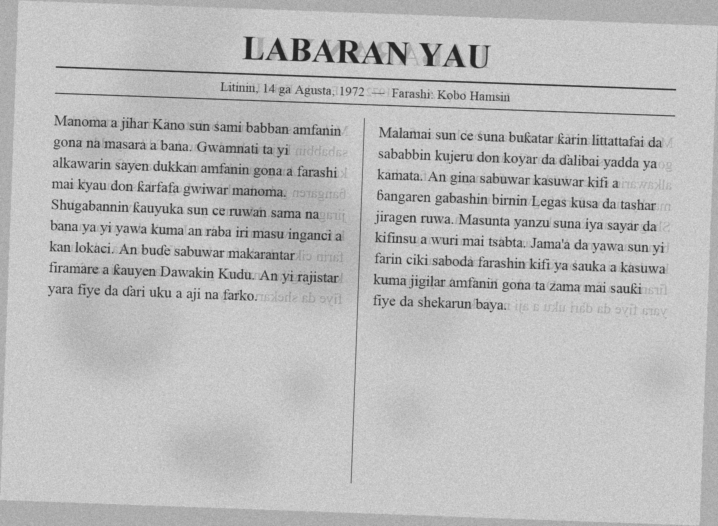
#> input picture data/newspaper_raw.png, 1436 x 1052 px (shown at 1/2 size)
$ jupyter execute --allow-errors 01_ocr_scan_to_text_EXECUTED_BACKUP.ipynb
#> lines starting #> are read from the running program, lines starting #| are printed output that depends on the picture; after the words box and inside, x2 and y2 are one past the last pixel; in counts of white or black regions, pixels touching at a corner belong together
# From Scanned Page to Machine-Readable Text
### *Daga takarda zuwa data* — Deep Learning Indaba, Lagos 2026

Much of Africa's written record exists only on paper: newspapers, manuscripts, court records, school and church registers. In this demo we take one old newspaper page and follow the steps that turn it into text a computer can use.

The question for the next 12 minutes:

> *"We have the archives. Is that not enough?"*

The plan:
1. **The asset** — what an archive really holds
2. **The work** — the steps that turn a scan into text
3. **The result, and the gap** — what we recovered, and what is still missing

Note: cells with a grey title contain setup code. They are collapsed to keep the page short. Double-click any of them to read the code inside. Every other cell runs in front of you.

[cell 1]
#@title Setup — installs and data (double-click to read the code) { display-mode: "form" }
# Installs the Tesseract OCR engine and Python helpers, downloads the workshop
# data, and defines two small utilities.
import os, subprocess, sys

IN_COLAB = "google.colab" in sys.modules
if IN_COLAB:
    subprocess.run(["apt-get", "install", "-y", "-q", "tesseract-ocr"], capture_output=True)
    subprocess.run([sys.executable, "-m", "pip", "install", "-q", "pytesseract", "jiwer"],
                   capture_output=True)

REPO_URL = "https://github.com/abumafrim/indaba2026-ocr-audio"  # update if you fork
if os.path.exists("../data"):
    ROOT = ".."
elif os.path.exists("data"):
    ROOT = "."
else:
    ROOT = "indaba2026-ocr-audio"
    if not os.path.exists(os.path.join(ROOT, "data")):   # not downloaded yet
        result = subprocess.run(["git", "clone", "-q", REPO_URL + ".git", ROOT],
                                capture_output=True, text=True)
        if result.returncode != 0:
            raise RuntimeError("Could not download the workshop data. Git said: "
                               + result.stderr.strip())
DATA = os.path.join(ROOT, "data")

import cv2
import matplotlib.pyplot as plt
import numpy as np
import pytesseract
from jiwer import cer

# The repo ships its own OCR models (data/tessdata: eng + yor), so Tesseract
# reads them from a relative path — no system folders involved.
os.environ["TESSDATA_PREFIX"] = os.path.abspath(os.path.join(DATA, "tessdata"))

def show(*imgs, titles=None, height=5.5):
    """Display 1-3 images side by side."""
    fig, axes = plt.subplots(1, len(imgs), figsize=(7.5 * len(imgs), height))
    for ax, im, t in zip(np.atleast_1d(axes), imgs, (titles or [""] * len(imgs))):
        ax.imshow(im, cmap="gray", vmin=0, vmax=255)
        ax.set_title(t, fontsize=13)
        ax.axis("off")
    plt.tight_layout()
    plt.show()

def CER(truth_text, ocr_text):
    """Character error rate, in % — how far the OCR text is from the true text."""
    squash = lambda s: " ".join(s.split())
    return round(cer(squash(truth_text), squash(ocr_text)) * 100, 1)

#> (the rest of this cell did not finish here and is left out)

## Part 1 — The asset

Text reaches a computer in three main ways. It was typed on a computer from the start. Or someone typed it up later. Or it was scanned and converted. For most African-language text from before the 2000s, scanning is the only option.

Here is our page: a 1972 Hausa newspaper (made for this demo), the way it comes off a scanner in a media-house archive. It is tilted, it is stained, and the back page shows through the paper.

[cell 2]
scan = cv2.imread(os.path.join(DATA, "newspaper_raw.png"), cv2.IMREAD_GRAYSCALE)
#> scan is the input picture: shape (1052, 1436); min 33, max 224, mean 187.7
show(scan, titles=[f"One scanned page  ({scan.shape[1]}×{scan.shape[0]} pixels)"], height=8)

A person can read this page. Can a machine? Let us ask Tesseract, the most widely used free OCR engine, to read the page exactly as it was scanned.

#> (a cell that did not finish here is left out)

About 60% of the characters are wrong or out of place. Look closely and you will see two different failures. First, some characters are misread. Second, the tilt confused the engine about the two columns, so it wove them together: the output jumps from column one into column two in the middle of a sentence. Shuffled text is as useless as misread text for search, translation and training.

Having the data is not the same as being able to use it. So what does it take?

## Part 2 — The work

Each step below is a decision someone makes, code someone runs, and work someone is paid to do.

### Step 1 — Remove the noise
To the machine, the stains, the paper texture and the scanner noise all look like ink.

[cell 4]
denoised = cv2.fastNlMeansDenoising(scan, h=15)

zoom = (slice(230, 470), slice(80, 700))   # a few lines from column 1, enlarged
show(scan[zoom], denoised[zoom], titles=["Before: noise and stains", "After: denoised"], height=4)
#> call 2 of show, with height = 4
#> in show (call 2), `plt.show()`:
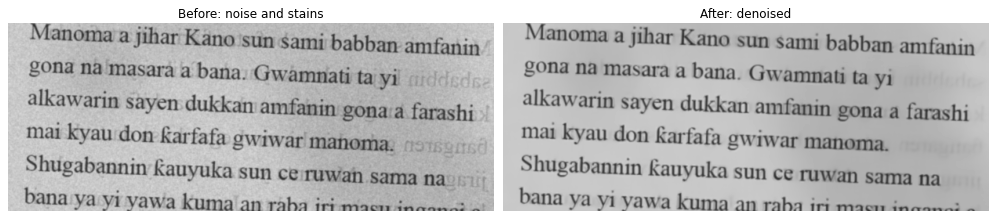
#> figure drawn by matplotlib, 2 panels

### Step 2 — Separate ink from paper
This step is called *binarization*: every pixel becomes pure black or pure white. It also removes the text showing through from the back page.

To decide where black ends and white begins, we use *Otsu's method*: it reads the brightness histogram of the page and automatically picks the cutoff that best separates dark ink from light paper.

[cell 5]
_, bw = cv2.threshold(denoised, 0, 255, cv2.THRESH_BINARY + cv2.THRESH_OTSU)
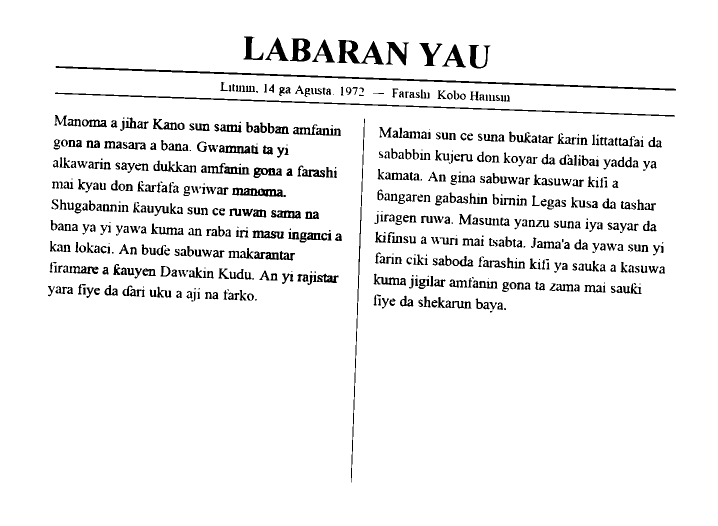
#> bw: shape (1052, 1436) (shown at 1/2 size); 94.3% white; 633 black regions (109 under 20 px), largest, box (x1, y1, x2, y2) and area: (111, 132, 1352, 181) 4484, (110, 185, 1350, 233) 3311, (674, 80, 768, 129) 1852

show(denoised[zoom], bw[zoom], titles=["Before: 256 shades of grey", "After: black or white only"], height=4)
#> call 3 of show, with height = 4
#> in show (call 3), `plt.show()`:
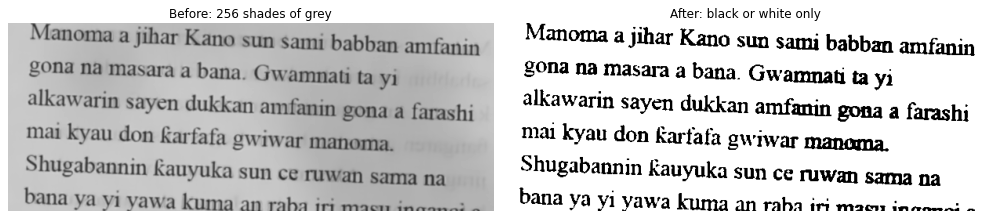
#> figure drawn by matplotlib, 2 panels

### Step 3 — Straighten the page
The page went into the scanner at an angle. OCR reads in straight lines, so we measure the tilt and rotate the page back. To measure it, we detect the long printed lines on the page and take the middle value of their slopes.

[cell 6]
edges = cv2.Canny(bw, 50, 150)
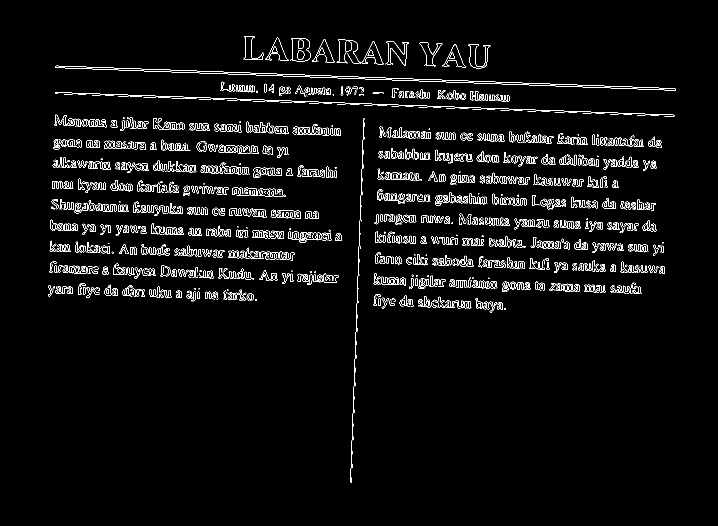
#> edges: shape (1052, 1436) (shown at 1/2 size); 3.4% white in thin lines or dots, all inside (x1, y1, x2, y2) = (96, 72, 1352, 965)
lines = cv2.HoughLinesP(edges, 1, np.pi / 360, threshold=200,
                        minLineLength=bw.shape[1] // 3, maxLineGap=20)
#> lines = 92 rows, first 6: [539, 151, 1351, 180], [111, 132, 771, 155], [827, 158, 1350, 177], [115, 185, 662, 204], [701, 964, 727, 237], [663, 205, 1346, 229]
slopes = [np.degrees(np.arctan2(y2 - y1, x2 - x1)) for x1, y1, x2, y2 in lines.reshape(-1, 4)]
#> slopes = 92 values, max 2.5 at index 82, min -87.95 at index 4, mean 1.03
angle = float(np.median([a for a in slopes if abs(a) < 30]))
#> angle = 2.01

h, w = bw.shape
#> h = 1052; w = 1436
M = cv2.getRotationMatrix2D((w // 2, h // 2), angle, 1.0)
#> M = [[0.999, 0.0351, -18], [-0.0351, 0.999, 25.5]]
straight = cv2.warpAffine(bw, M, (w, h), flags=cv2.INTER_CUBIC,
                          borderMode=cv2.BORDER_CONSTANT, borderValue=255)
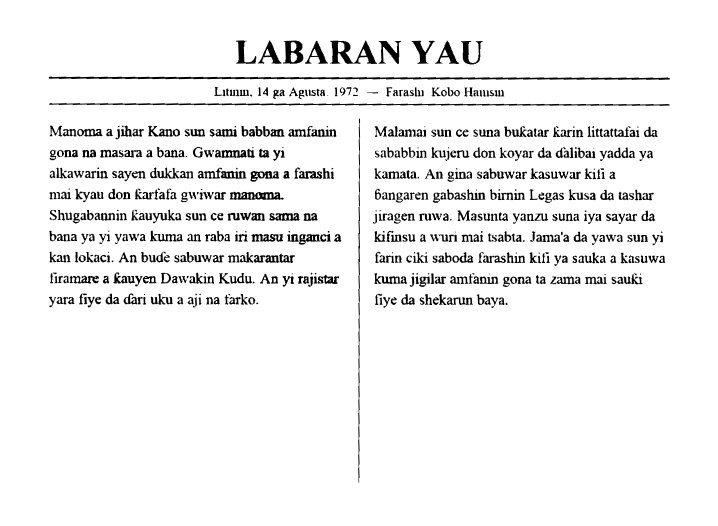
#> straight: shape (1052, 1436) (shown at 1/2 size); min 0, max 255, mean 240.4

print(f"Measured tilt: {angle:.1f}°")
#| Measured tilt: 2.0°
show(bw, straight, titles=["Tilted", "Straightened"], height=6)

### Read it again
Same page. Same OCR engine. Only the preparation changed.

#> (a cell that did not finish here is left out)

From about 60% wrong to under 2% wrong — and the two columns are now read in the correct order. The page can be searched, translated and used for training. That improvement is the value the preparation added.

## Part 3 — The gap software cannot close

Look closely at the result. Hausa uses the letters **ƙ, ɗ and ɓ**, and they change meaning: *ɗari* (hundred) is not *dari* (cold weather). Did these letters survive?

#> (a cell that did not finish here is left out)

All of them are gone, and no error message told us. The reason: we read a Hausa newspaper with an *English* OCR model. And we had no other choice:

#> (a cell that did not finish here is left out)

Where a community *has* built the data, the same free software keeps the language intact. Yoruba has a Tesseract model. Compare the two models on a Yoruba sentence with full tone marks:

[cell 10]
ysnippet = cv2.imread(os.path.join(DATA, "yoruba_snippet.png"), cv2.IMREAD_GRAYSCALE)
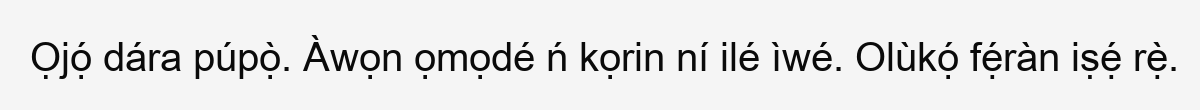
#> input picture data/yoruba_snippet.png, 1200 x 110 px
#> ysnippet is the input picture: shape (110, 1200); min 10, max 245, mean 228.7
#> (the rest of this cell did not finish here and is left out)

The English model drops the tone marks. The Yoruba model keeps most of them, because people collected Yoruba training data and built a model with it. **Models exist only for languages that have datasets.**

### Why this matters for the continent

When pages become text at scale:

- **Archives become searchable** — a journalist can find every mention of a town across 40 years of print.
- **The text becomes training data** — machine translation, spell checkers and LLMs for African languages are built from text like this.
- **Heritage is preserved** — paper burns and fades; text files can be copied.
- **Knowledge becomes discoverable** — data that no one can find might as well not exist.

One more thing. To measure our results today, we needed the *ground truth*: a correct transcription made by a person. The cleaning steps can be automated. The truth cannot. Transcription, annotation and review are human work, and that work adds value to the data. Who owns that added value? That is the subject of the next session, on IP, copyright and licensing.

---
*The appendix below is for self-study after the workshop.*

---
# Appendix — for self-study
This part is not in the live demo.

## A1. Smarter binarization
Otsu's method worked here because the lighting on our page is fairly even. Photos taken with a phone often have shadows. *Adaptive* thresholding decides ink-or-paper for each small region of the page instead of once for the whole page.

[cell 11]
adaptive = cv2.adaptiveThreshold(denoised, 255, cv2.ADAPTIVE_THRESH_GAUSSIAN_C,
                                 cv2.THRESH_BINARY, 31, 15)
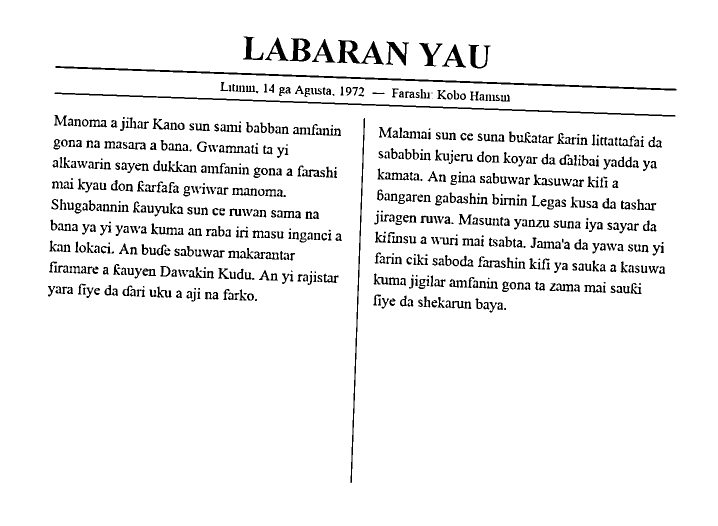
#> adaptive: shape (1052, 1436) (shown at 1/2 size); 94.5% white; 677 black regions (95 under 20 px), largest, box (x1, y1, x2, y2) and area: (111, 132, 1353, 181) 4603, (109, 185, 1351, 233) 3716, (701, 236, 730, 966) 1835
show(bw[zoom], adaptive[zoom], titles=["Global (Otsu)", "Adaptive (local)"], height=4)
#> in show (call 5), `plt.show()`:
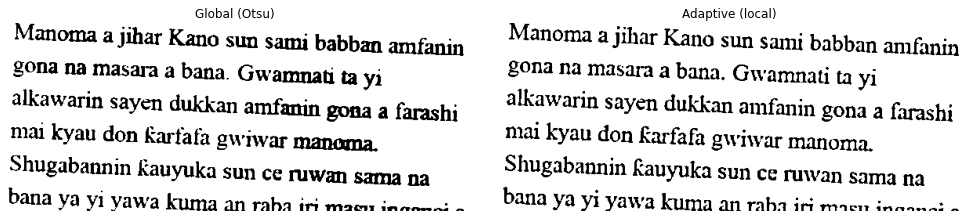
#> figure drawn by matplotlib, 2 panels
